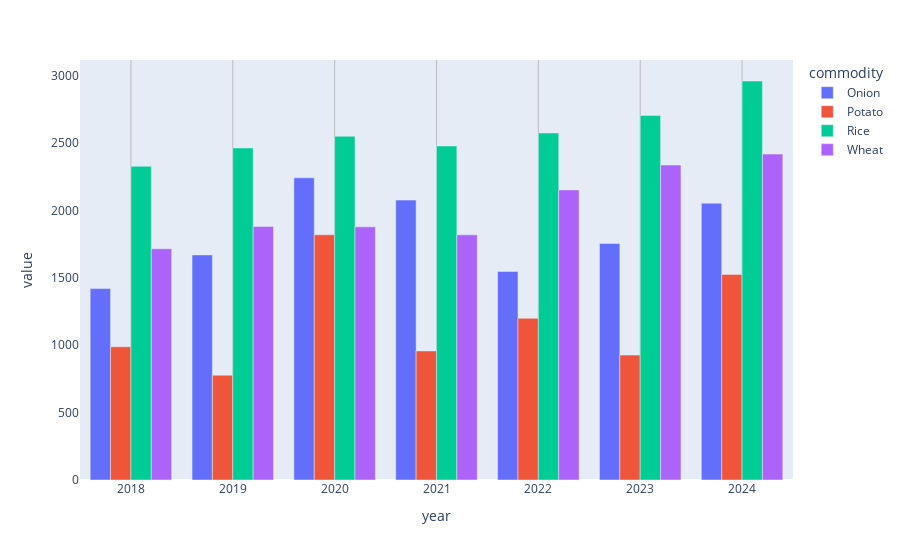

Notebook code for this chart:
### Code cell
analyser.analyze()

### Figure 1 — Plotly figure (JSON) as saved in the notebook; plotly's stock layout.template omitted (floating-point values rounded to 4 significant figures)
{"data": [{"alignmentgroup": "True", "hovertemplate": "commodity=Onion<br>year=%{x}<br>value=%{y}<extra></extra>", "legendgroup": "Onion", "marker": {"color": "#636efa", "pattern": {"shape": ""}}, "name": "Onion", "offsetgroup": "Onion", "orientation": "v", "showlegend": true, "textposition": "auto", "type": "bar", "x": [2018, 2019, 2020, 2021, 2022, 2023, 2024], "xaxis": "x", "y": [1420.0, 1670.0, 2242.0, 2076.0, 1547.0, 1754.0, 2054.0], "yaxis": "y"}, {"alignmentgroup": "True", "hovertemplate": "commodity=Potato<br>year=%{x}<br>value=%{y}<extra></extra>", "legendgroup": "Potato", "marker": {"color": "#EF553B", "pattern": {"shape": ""}}, "name": "Potato", "offsetgroup": "Potato", "orientation": "v", "showlegend": true, "textposition": "auto", "type": "bar", "x": [2018, 2019, 2020, 2021, 2022, 2023, 2024], "xaxis": "x", "y": [988.4, 777.6, 1819.0, 957.5, 1200.0, 926.7, 1525.0], "yaxis": "y"}, {"alignmentgroup": "True", "hovertemplate": "commodity=Rice<br>year=%{x}<br>value=%{y}<extra></extra>", "legendgroup": "Rice", "marker": {"color": "#00cc96", "pattern": {"shape": ""}}, "name": "Rice", "offsetgroup": "Rice", "orientation": "v", "showlegend": true, "textposition": "auto", "type": "bar", "x": [2018, 2019, 2020, 2021, 2022, 2023, 2024], "xaxis": "x", "y": [2327.0, 2463.0, 2550.0, 2478.0, 2574.0, 2705.0, 2960.0], "yaxis": "y"}, {"alignmentgroup": "True", "hovertemplate": "commodity=Wheat<br>year=%{x}<br>value=%{y}<extra></extra>", "legendgroup": "Wheat", "marker": {"color": "#ab63fa", "pattern": {"shape": ""}}, "name": "Wheat", "offsetgroup": "Wheat", "orientation": "v", "showlegend": true, "textposition": "auto", "type": "bar", "x": [2018, 2019, 2020, 2021, 2022, 2023, 2024], "xaxis": "x", "y": [1715.0, 1881.0, 1878.0, 1819.0, 2152.0, 2336.0, 2418.0], "yaxis": "y"}], "layout": {"barmode": "group", "legend": {"title": {"text": "commodity"}, "tracegroupgap": 0}, "margin": {"t": 60}, "xaxis": {"anchor": "y", "domain": [0, 1], "gridcolor": "#bbbbbb", "showgrid": true, "title": {"text": "year"}}, "yaxis": {"anchor": "x", "domain": [0, 1], "showgrid": false, "title": {"text": "value"}}}}
